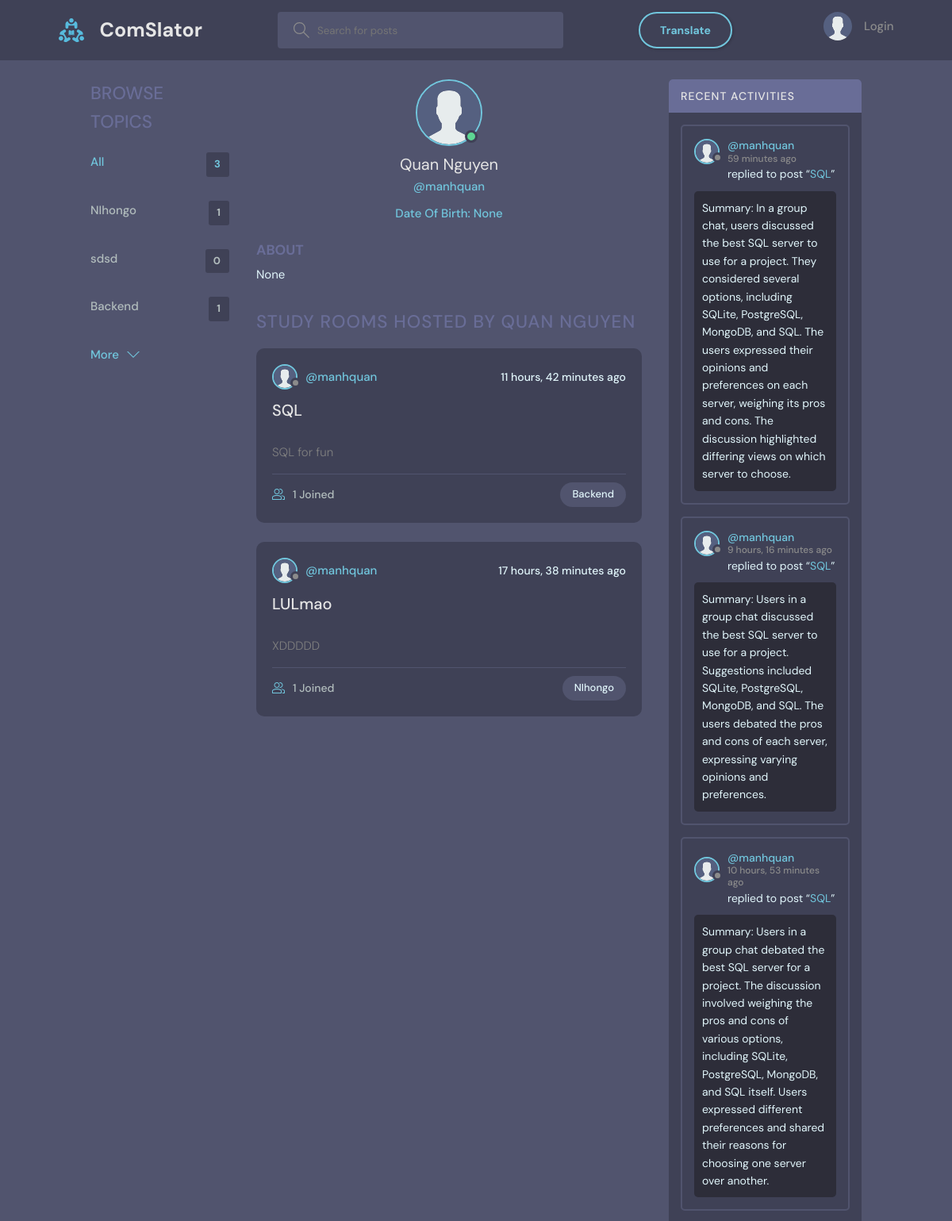
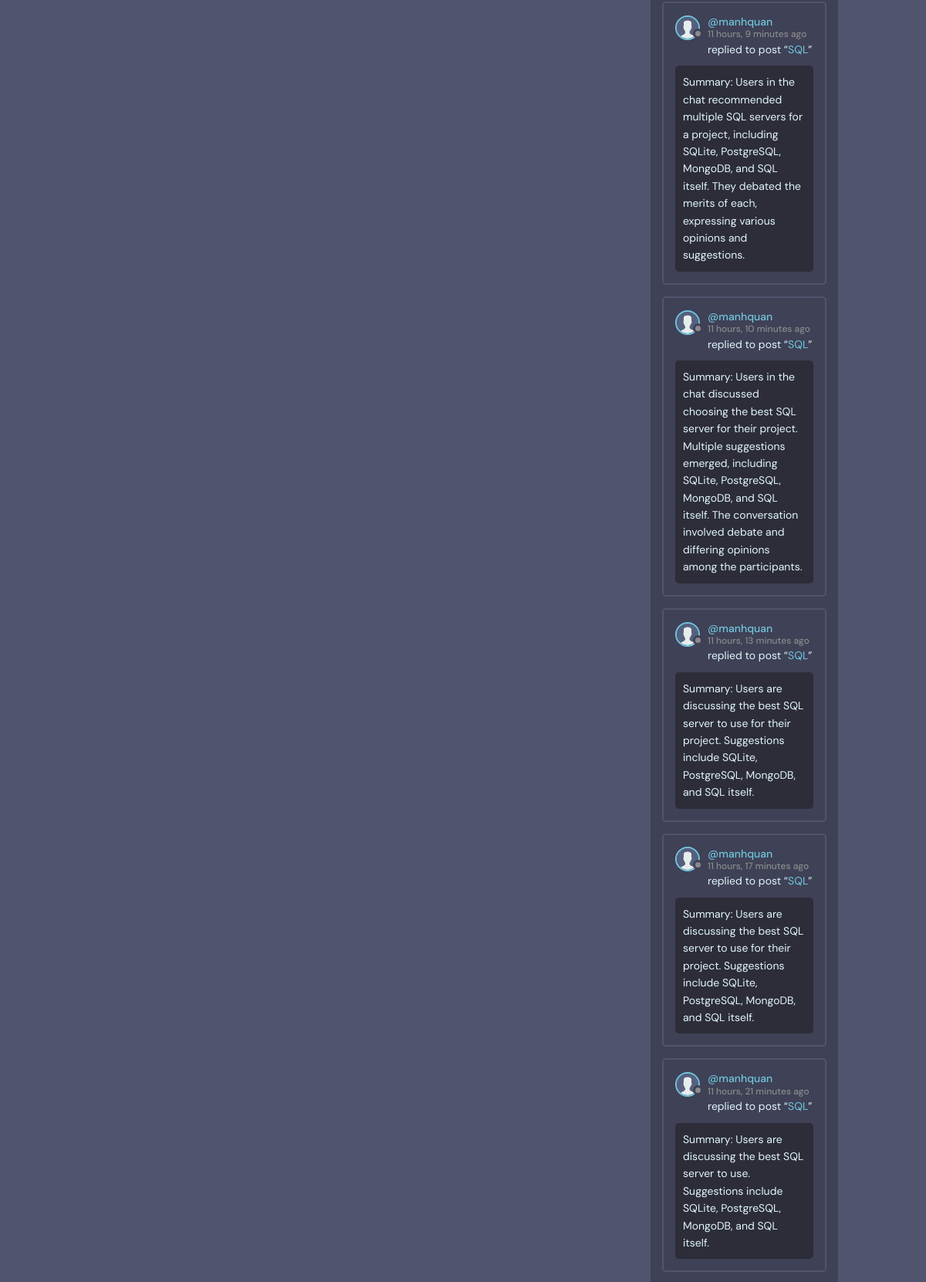
Page /profile/1/ (upper part) on the committed database (2 pictures, top to bottom).
### base/models.py (models this page shows, shortened)
class Topic(models.Model):
    name = models.CharField(max_length=200)

class User(AbstractBaseUser):
    STATUS = [
        ('online', 'online'),
        ('offline', 'offline'),
    ]
    name = models.CharField(max_length=200, null=True)
    username   = models.CharField(max_length=200, null=True)
    email      = models.EmailField(unique=True, null=True)
    password   = models.CharField(max_length=100)
    birth_date = models.DateField(null=True)
    status     = models.CharField(choices=STATUS, max_length=50, default='offline')
    is_superuser = models.BooleanField(default=False)
    bio = models.TextField(null=True)
    avatar = models.ImageField(null=True, default="avatar.svg")
    timezone = models.CharField(max_length=50, default='UTC')
    USERNAME_FIELD = 'email'
    REQUIRED_FIELDS = ['username', 'password']
    objects = UserManager()

class Room(models.Model):
    host = models.ForeignKey(User, on_delete=models.SET_NULL, null=True)
    topic = models.ForeignKey(Topic, on_delete=models.SET_NULL, null=True)
    name = models.CharField(max_length=200)
    description = models.TextField(null=True, blank=True)
    participants = models.ManyToManyField(User, related_name='participants', blank=True)
    call_room_id = models.CharField(max_length=100, unique=True, null=True, blank=True)
    updated = models.DateTimeField(auto_now=True)
    created = models.DateTimeField(auto_now_add=True)
    class Meta:
        ordering = ['-updated', '-created']
    def __str__(self):
        return self.name

class Message(models.Model):
    user = models.ForeignKey(User, on_delete=models.CASCADE)
    room = models.ForeignKey(Room, on_delete=models.CASCADE)
    body = models.TextField()
    image = models.ImageField(upload_to="", null=True, blank=True)
    translated_body = models.TextField(null=True, blank=True)
    updated = models.DateTimeField(auto_now=True)
    created = models.DateTimeField(auto_now_add=True)
    class Meta:
        ordering = ['-updated', '-created']

### base/views.py (the view)
# urls.py: path('profile/<str:pk>/', views.userProfile, name="user-profile"),
def userProfile(request, pk):
    user = User.objects.get(id=pk)
    rooms = user.room_set.all()
    room_messages = user.message_set.all()
    topics = Topic.objects.all()
    context = {'user': user, 'rooms': rooms,
               'room_messages': room_messages, 'topics': topics}
    return render(request, 'base/profile.html', context)

### base/templates/base/profile.html (shortened to what this page needs)
{% extends 'main.html' %}
{% block content %}
<main class="profile-page layout layout--3">
  <div class="container">
    {% include 'base/topics_component.html' %}
    <div class="roomList">
      <div class="profile">
        <div class="profile__avatar">
          <div class="avatar avatar--large active">
            <img src="{{user.avatar.url}}" />
          </div>
        </div>
        <div class="profile__info">
          <h3>{{user.name}}</h3>
          <p>@{{user.username}}</p>
          <p>Date Of Birth: {{user.birth_date}}</p>
        </div>
        <div class="profile__about">
          <h3>About</h3>
          <p>
            {{user.bio}}
          </p>
        </div>
      </div>
      <div class="roomList__header">
        <div>
          <h2>Study Rooms Hosted by {{user.name}}</a>
          </h2>
        </div>
      </div>
      {% include 'base/feed_component.html' %}
    </div>
    {% include 'base/activity_component.html' %}
  </div>
</main>
{% endblock content %}

### base/templates/base/topics_component.html
<div class="topics">
    <div class="topics__header">
        <h2>Browse Topics</h2>
    </div>
    <ul class="topics__list">
        <li>
            <a href="{% url 'home' %}" class="active">All <span>{{topics.count}}</span></a>
        </li>
        {% for topic in topics %}
        <li>
            <a href="{% url 'home' %}?q={{topic.name}}">{{topic.name}}<span>{{topic.room_set.all.count}}</span></a>
        </li>
        {% endfor %}
    </ul>
    <a class="btn btn--link" href="{% url 'topics' %}">
        More
        <svg version="1.1" xmlns="http://www.w3.org/2000/svg" width="32" height="32" viewBox="0 0 32 32">
            <title>chevron-down</title>
            <path d="M16 21l-13-13h-3l16 16 16-16h-3l-13 13z"></path>
        </svg>
    </a>
</div>

### base/templates/base/feed_component.html (shortened to what this page needs)
{% for room in rooms %}
<div class="roomListRoom">
  <div class="roomListRoom__header">
    <a
      href="{% url 'user-profile' room.host.id %}"
      class="roomListRoom__author"
    >
      <div class="avatar avatar--small">
        <img src="{{room.host.avatar.url}}" />
      </div>
      <span>@{{room.host.username}}</span>
    </a>
    <div class="roomListRoom__actions">
      <span>{{room.created|timesince}} ago</span>
    </div>
  </div>
  <div class="roomListRoom__content">
    <a href="{% url 'room' room.id %}">{{room.name}}</a>
  </div>
  <div class="roomListRoom__description">
    <a>{{room.description}}</a>
  </div>
  <div class="roomListRoom__meta">
    <a href="{% url 'room' room.id %}" class="roomListRoom__joined">
      {{room.participants.all.count}} Joined
    </a>
    <p class="roomListRoom__topic">{{room.topic.name}}</p>
  </div>
</div>
{% endfor %}

### base/templates/base/activity_component.html (shortened to what this page needs)
<div class="activities">
    <div class="activities__header">
        <h2>Recent Activities</h2>
    </div>
    {% for message in room_messages %}
    <div class="activities__box">
        <div class="activities__boxHeader roomListRoom__header">
            <a href="{% url 'user-profile' message.user.id %}" class="roomListRoom__author">
                <div class="avatar avatar--small">
                    <img src="{{message.user.avatar.url}}" />
                </div>
                <p>
                    @{{message.user.username}}
                    <span>{{message.created|timesince}} ago</span>
                </p>
            </a>
        </div>
        <div class="activities__boxContent">
            <p>replied to post “<a href="{% url 'room' message.room.id %}">{{message.room}}</a>”</p>
            <div class="activities__boxRoomContent">{{message.body}}</div>
        </div>
    </div>
    {% endfor %}
</div>

### static/styles/style1.css (style rules this page uses)
body { margin: 0; padding: 0; background-color: #51546e; color: #e1f6fb; font-family: "DM Sans", -apple-system, BlinkMacSystemFont, "Segoe UI", Roboto, Oxygen, Ubuntu, Cantarell, "Open Sans", "Helvetica Neue", sans-serif; }
main { width: 1400px; margin: 0 auto; height: 75vh; }
@media screen and (max-width: 1400px) { main { width: 90%; margin: 0 auto; } }

### rows in the picture
Topic: name "NIhongo", room_set.all.count "1"
Topic: name "sdsd", room_set.all.count "0"
Topic: name "Backend", room_set.all.count "1"
User: avatar (placeholder picture), name "Quan Nguyen", username "manhquan", birth_date "None", bio "None", name "QUAN NGUYEN"
Room: host.avatar (placeholder picture), host.username "manhquan", created "11 hours, 42 minutes", name "SQL", description "SQL for fun", participants.all.count "1", topic.name "Backend"
Room: host.avatar (placeholder picture), host.username "manhquan", created "17 hours, 38 minutes", name "LULmao", description "XDDDDD", participants.all.count "1", topic.name "NIhongo"
Message: user.avatar (placeholder picture), user.username "manhquan", created "59 minutes", room "SQL", body "Summary: In a group chat, users discussed the best SQL server to use for a project. They considered several options, including SQLite, PostgreSQL, MongoDB, and SQL. The users expressed their opinions and preferences on each server, weighing its pros and cons. The discussion highlighted differing views on which server to choose."
Message: user.avatar (placeholder picture), user.username "manhquan", created "9 hours, 16 minutes", room "SQL", body "Summary: Users in a group chat discussed the best SQL server to use for a project. Suggestions included SQLite, PostgreSQL, MongoDB, and SQL. The users debated the pros and cons of each server, expressing varying opinions and preferences."
Message: user.avatar (placeholder picture), user.username "manhquan", created "10 hours, 53 minutes", room "SQL", body "Summary: Users in a group chat debated the best SQL server for a project. The discussion involved weighing the pros and cons of various options, including SQLite, PostgreSQL, MongoDB, and SQL itself. Users expressed different preferences and shared their reasons for choosing one server over another."
Message: user.avatar (placeholder picture), user.username "manhquan", created "11 hours, 9 minutes", room "SQL", body "Summary: Users in the chat recommended multiple SQL servers for a project, including SQLite, PostgreSQL, MongoDB, and SQL itself. They debated the merits of each, expressing various opinions and suggestions."
Message: user.avatar (placeholder picture), user.username "manhquan", created "11 hours, 10 minutes", room "SQL", body "Summary: Users in the chat discussed choosing the best SQL server for their project. Multiple suggestions emerged, including SQLite, PostgreSQL, MongoDB, and SQL itself. The conversation involved debate and differing opinions among the participants."
Message: user.avatar (placeholder picture), user.username "manhquan", created "11 hours, 13 minutes", room "SQL", body "Summary: Users are discussing the best SQL server to use for their project. Suggestions include SQLite, PostgreSQL, MongoDB, and SQL itself."
Message: user.avatar (placeholder picture), user.username "manhquan", created "11 hours, 17 minutes", room "SQL", body "Summary: Users are discussing the best SQL server to use for their project. Suggestions include SQLite, PostgreSQL, MongoDB, and SQL itself."
Message: user.avatar (placeholder picture), user.username "manhquan", created "11 hours, 21 minutes", room "SQL", body "Summary: Users are discussing the best SQL server to use. Suggestions include SQLite, PostgreSQL, MongoDB, and SQL itself."

### other values in the picture
{{ topics.count }} "3"
